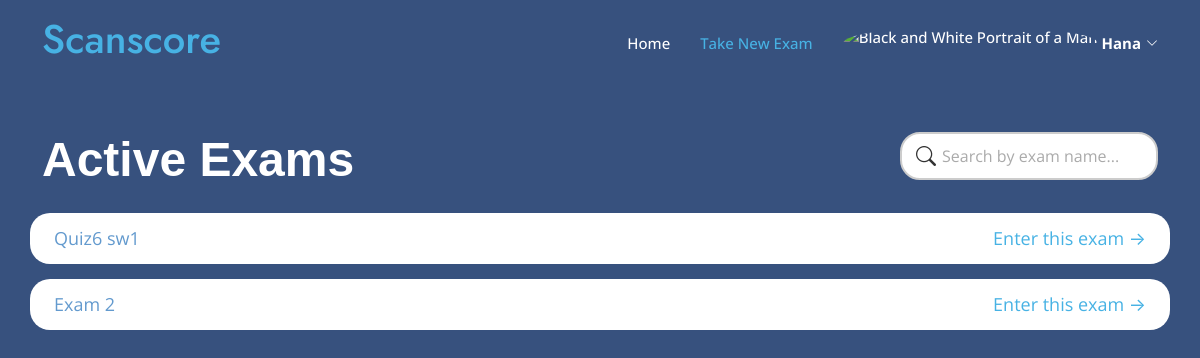
/student/take_exam/ (signed in), run on an earlier commit of the app's database.
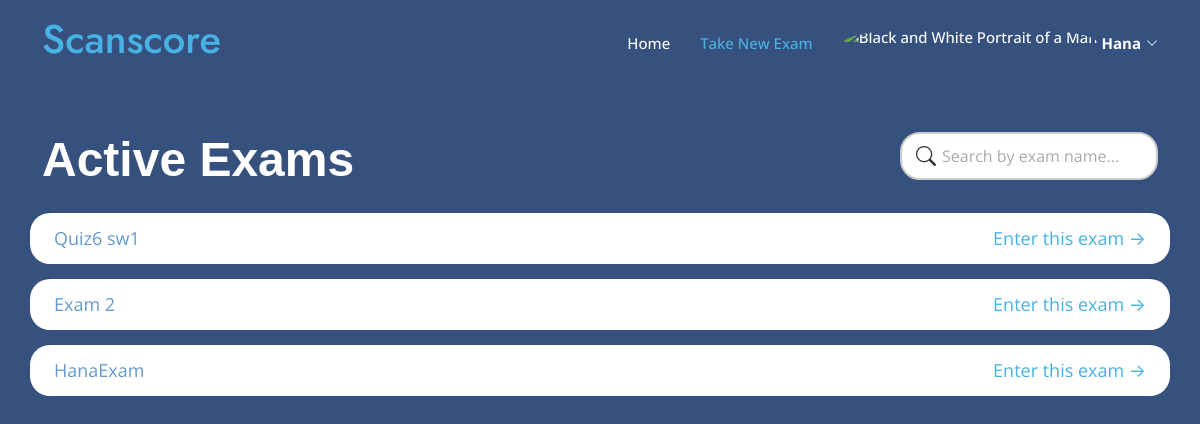
And on a later commit of the database.
### myapp/models.py (models this page shows)
class Exam(models.Model):
    name = models.CharField(max_length=100)
    teacher = models.ForeignKey(User, on_delete=models.CASCADE)
    question= models.TextField(max_length=10000)
    model_answer = models.TextField(max_length=10000)
    keywordsList = models.TextField(max_length=10000,null=True,blank=True)
    is_active = models.BooleanField(default=False)
    time_created = models.DateTimeField(auto_now_add=True)
    time_updated = models.DateTimeField(auto_now=True)

### myapp/views.py (the view)
# urls.py: path('student/take_exam/', views.take_exam, name='take_exam'),
@login_required
def take_exam(request):
    search_query = request.GET.get('search', '')  # Get the search term from the URL
    submitted_exams = ExamSubmission.objects.filter(student=request.user).values_list('exam', flat=True) #Exams that the student has submitted
    if search_query:
        exams = Exam.objects.filter(is_active=True, name__icontains=search_query).exclude(pk__in=submitted_exams)
    else:
        exams = Exam.objects.filter(is_active=True).exclude(pk__in=submitted_exams)
    return render(request, 'myapp/student/take_exam.html', {'exams': exams})

### templates/myapp/student/take_exam.html (shortened to what this page needs)
{% load static %}
<!DOCTYPE html>
<html lang="en">
<head>
    <link href="https://cdn.jsdelivr.net/npm/bootstrap-icons/font/bootstrap-icons.css" rel="stylesheet">
    <link href="{% static 'vendor/aos/aos.css' %}" rel="stylesheet">
    <link href="{% static 'vendor/bootstrap/css/bootstrap.min.css' %}" rel="stylesheet">
    <link href="{% static 'vendor/bootstrap-icons/bootstrap-icons.css' %}" rel="stylesheet">
    <link href="{% static 'vendor/boxicons/css/boxicons.min.css' %}" rel="stylesheet">
    <link href="{% static 'vendor/glightbox/css/glightbox.min.css' %}" rel="stylesheet">
    <link href="{% static 'vendor/remixicon/remixicon.css' %}" rel="stylesheet">
    <link href="{% static 'vendor/swiper/swiper-bundle.min.css' %}" rel="stylesheet">
    <link href="{% static 'css/style1.css' %}" rel="stylesheet">
    <link href="{% static 'css/main.css' %}" rel="stylesheet">
</head>
<body>
    <header id="header" class="fixed-top">
        <div class="container d-flex align-items-center">
            <h1 class="me-auto"><a href="{% url 'login' %}">Scanscore</a></h1>
            <nav id="navbar" class="navbar">
                <ul>
                    <li><a class="nav-link scrollto" href="{% url 'student_dashboard' %}">Home</a></li>
                    <li><a class="nav-link scrollto active " href="{% url 'take_exam' %}">Take New Exam</a></li>
                    <li class="dropdown">
                        <a href="#">
                            <img src="https://mdbcdn.b-cdn.net/img/Photos/new-templates/bootstrap-profiles/avatar-2.webp"
                                class="rounded-circle" height="35" alt="Black and White Portrait of a Man"
                                loading="lazy" />
                            <strong class="d-none d-sm-block ms-1">{{ user.first_name }}</strong><i
                                class="bi bi-chevron-down"></i>
                        </a>
                    </li>
                </ul>
            </nav>
        </div>
    </header>
    <section id="hero" class="faq section-bg" style="height: 100vh; text-align: center;">
        {% block content %}
        <div class="container" data-aos="fade-up">
            <div class="row" style=" border-radius: 20px; margin-bottom: 15px;">
                <div class=" col-md-6" style="text-align: left;">
                    <h1
                        style="font-family: 'Trebuchet MS', 'Lucida Sans Unicode', 'Lucida Grande', 'Lucida Sans', Arial, sans-serif;">
                        Active Exams</h1>
                </div>
                <div class=" col-md-6" style="padding-left: 300px;">
                    <form class="search-form" method="get" action="{% url 'take_exam' %}">
                        <input type="text" name="search" class="search-input" placeholder="Search by exam name...">
                        <button type="submit" class="search-button" title="Search">
                            <i class="bi bi-search"></i>
                        </button>
                    </form>
                </div>
            </div>
            <div class="exam-list">
                {% for exam in exams %}
                <div class="exam-item row"
                    style="font-size: large; border-radius: 20px; background-color: white; color: rgb(99, 154, 206); padding: 12px; margin-bottom: 15px;">
                    <div class="exam-title col-md-6" style="text-align: left;">{{exam.name }}</div>
                    <div class="arrow col-md-6" style="cursor: pointer; text-align: right;"><a
                            href="{% url 'enter_exam' exam.id %}">Enter this exam →</a></div>
                </div>
                {% empty %}
                <h2 style="padding-left: 15px;">No active exams available.</h2>
                {% endfor %}
            </div>
        </div>
        {% endblock %}
    </section>
</body>
</html>

What changed in the data, as far as the page shows it:
added Exam: name "HanaExam"
